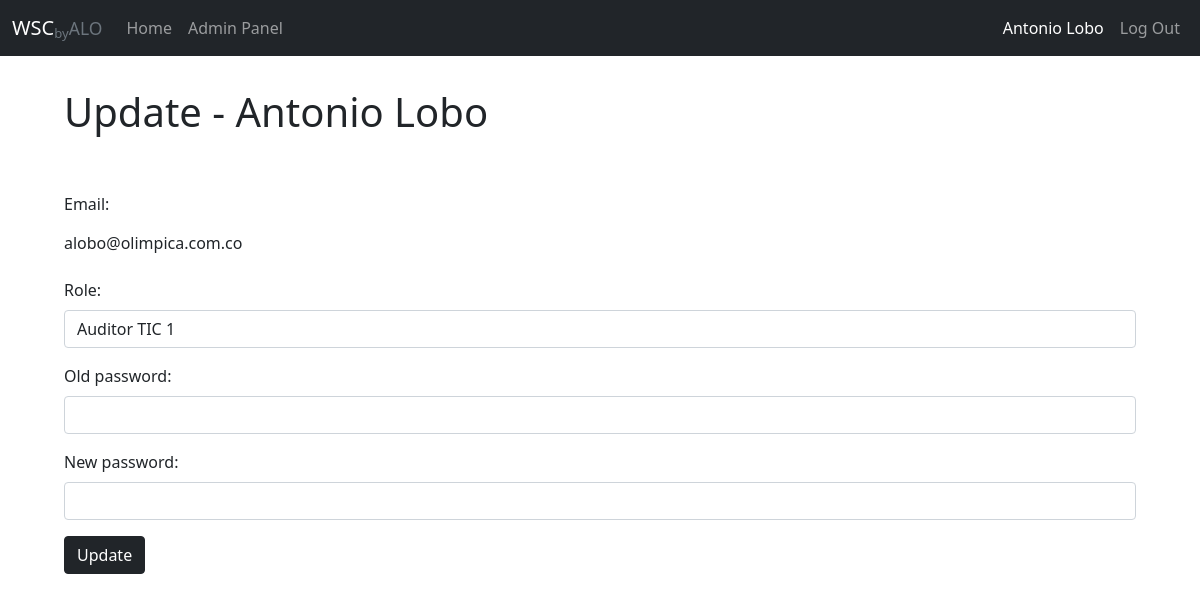
The page /auth/user (signed in) on the database its author committed.
### common/models.py (models this page shows, shortened)
class User(Base):
    __tablename__ = 'users'
    id = Column(Integer, primary_key=True)
    email = Column(String(250), unique=True, nullable=False)
    password = Column(String(250), nullable=False)
    name = Column(String(250), nullable=False)
    type_ = Column(String(250), nullable=False)
    status = Column(String(250), nullable=False, default="active")
    role = Column(String(250), nullable=True)

### auth.py (the view)
@bp.route("/user")
def user():
    return render_template("auth/user.html")

### auth.py (called while the page is built)
@bp.before_app_request
def load_logged_in_user():
    user_id = session.get("user_id")
    try:
        user_id = int(user_id)
    except (ValueError, TypeError):
        user_id = None
    if user_id is None:
        g.user = None
    else:
        g.user = (
            dm.get_user_id(user_id=user_id)
        )

### database/__init__.py (called while the page is built)
def get_engine():
    return create_engine(SQL_CONNECTION)  # , connect_args={"check_same_thread": False})

def get_session():
    engine = get_engine()
    Session = scoped_session(sessionmaker(bind=engine))
    session = Session()
    return session

### templates/auth/user.html (shortened to what this page needs)
{% extends 'base.html' %}
{% block header %}
    Update - {{ g.user.name }}
{% endblock %}
{% block content %}
{% if g.user %}
<form method="post" action="{{ url_for('auth.update_user') }}">
    <div class="mb-3">
        <label for="email" class="form-label">Email:</label>
        <input type="email" id="email" name="email"
            value="{{ g.user.email }}" class="form-control-plaintext" readonly>
    </div>
    <div class="mb-3">
        <label for="role" class="form-label">Role:</label>
        <input type="text" id="role" name="role"
            value="{{ g.user.role }}" class="form-control">
    </div>
    <div class="mb-3">
        <label for="old-password" class="form-label">Old password:</label>
        <input type="password" id="old-password" name="old-password" class="form-control">
    </div>
    <div class="mb-3">
        <label for="new-password" class="form-label">New password:</label>
        <input type="password" id="new-password" name="new-password" class="form-control">
    </div>
    <input class="btn btn-dark" type="submit" value="Update">
</form>
{% endif %}
{% endblock %}

### templates/base.html (shortened to what this page needs)
<!doctype html>
<head>
    <link rel="stylesheet" href="{{ url_for('static', filename='style.css') }}">
    <link rel="stylesheet" href="{{ url_for('static', filename='bootstrap.min.css') }}">
</head>
<body>
  <header>
    <nav class="navbar navbar-expand-lg navbar-dark bg-dark">
      <div class="container-fluid">
        <a class="navbar-brand" href="{{ url_for('views.index') }}">WSC<small class="text-muted"><sub>by</sub>ALO</small></a>
        <div class="collapse navbar-collapse" id="navbarText">
          <ul class="navbar-nav me-auto mb-2 mb-lg-0">
            <li class="nav-item"><a href="{{ url_for('views.index') }}" class="nav-link">Home</a>
            {% if g.user %}
              {% if g.user.type_ == "admin" %}
              <li class="nav-item"><a href="{{ url_for('admin.index') }}" class="nav-link">Admin Panel</a>
              {% endif %}
            {% endif %}
          </ul>
          <ul class="nav navbar-nav navbar-right">
          {% if g.user %}
            <li class="nav-item"><a href="{{ url_for('auth.user') }}" class="nav-link" style="color:white;"> {{ g.user.name }} </a>
            <li class="nav-item"><a href="{{ url_for('auth.logout') }}" class="nav-link">Log Out</a>
          {% else %}
            <li class="nav-item"><a href="{{ url_for('auth.login') }}" class="nav-link">Log In</a>
          {% endif %}
          </ul>
        </div>
      </div>
    </nav>
  </header>
  <div id="title">
    <h1>{% block header %}{% endblock %}</h1>
  </div>
  <section class="content">
    {% block content %}{% endblock %}
  </section>
</body>

### static/style.css (style rules this page uses)
#title { padding: 2rem 4rem; }
body { margin: 0 auto; background: white; }
.content { padding: 1rem 4rem; }

### rows shown on the page
User: user.name "Antonio Lobo", email "alobo@olimpica.com.co", role "Auditor TIC 1"
